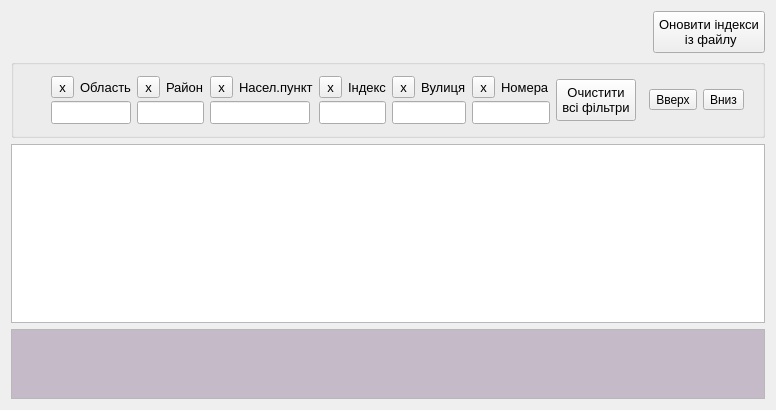
<?xml version="1.0" encoding="UTF-8"?>
<ui version="4.0">
 <class>MainWindow</class>
 <widget class="QMainWindow" name="MainWindow">
  <property name="geometry">
   <rect>
    <x>0</x>
    <y>0</y>
    <width>776</width>
    <height>410</height>
   </rect>
  </property>
  <property name="windowTitle">
   <string>Поштові індекси</string>
  </property>
  <widget class="QWidget" name="centralWidget">
   <layout class="QGridLayout" name="gridLayout">
    <item row="0" column="0">
     <layout class="QHBoxLayout" name="horizontalLayout_2">
      <item>
       <spacer name="horizontalSpacer">
        <property name="orientation">
         <enum>Qt::Horizontal</enum>
        </property>
        <property name="sizeHint" stdset="0">
         <size>
          <width>40</width>
          <height>20</height>
         </size>
        </property>
       </spacer>
      </item>
      <item>
       <widget class="QPushButton" name="updateFromFile_PB">
        <property name="font">
         <font>
          <pointsize>10</pointsize>
         </font>
        </property>
        <property name="styleSheet">
         <string notr="true">padding: 5px;</string>
        </property>
        <property name="text">
         <string>Оновити індекси
 із файлу</string>
        </property>
        <property name="icon">
         <iconset resource="resources.qrc">
          <normaloff>:/ico/1177.ico</normaloff>:/ico/1177.ico</iconset>
        </property>
        <property name="iconSize">
         <size>
          <width>28</width>
          <height>28</height>
         </size>
        </property>
       </widget>
      </item>
     </layout>
    </item>
    <item row="1" column="0">
     <widget class="QGroupBox" name="groupBox">
      <layout class="QHBoxLayout" name="horizontalLayout_8">
       <item>
        <widget class="QLabel" name="vertical_LB">
         <property name="minimumSize">
          <size>
           <width>20</width>
           <height>0</height>
          </size>
         </property>
         <property name="maximumSize">
          <size>
           <width>20</width>
           <height>16777215</height>
          </size>
         </property>
        </widget>
       </item>
       <item>
        <layout class="QVBoxLayout" name="verticalLayout">
         <property name="spacing">
          <number>3</number>
         </property>
         <item>
          <layout class="QHBoxLayout" name="horizontalLayout">
           <item>
            <widget class="QToolButton" name="toolButton">
             <property name="font">
              <font>
               <pointsize>10</pointsize>
              </font>
             </property>
             <property name="text">
              <string>x</string>
             </property>
            </widget>
           </item>
           <item>
            <widget class="QLabel" name="label">
             <property name="font">
              <font>
               <pointsize>10</pointsize>
              </font>
             </property>
             <property name="text">
              <string>Область</string>
             </property>
            </widget>
           </item>
          </layout>
         </item>
         <item>
          <widget class="QLineEdit" name="area_LE">
           <property name="maximumSize">
            <size>
             <width>100</width>
             <height>16777215</height>
            </size>
           </property>
           <property name="font">
            <font>
             <pointsize>10</pointsize>
            </font>
           </property>
          </widget>
         </item>
        </layout>
       </item>
       <item>
        <layout class="QVBoxLayout" name="verticalLayout_2">
         <property name="spacing">
          <number>3</number>
         </property>
         <item>
          <layout class="QHBoxLayout" name="horizontalLayout_3">
           <item>
            <widget class="QToolButton" name="toolButton_2">
             <property name="font">
              <font>
               <pointsize>10</pointsize>
              </font>
             </property>
             <property name="text">
              <string>x</string>
             </property>
            </widget>
           </item>
           <item>
            <widget class="QLabel" name="label_2">
             <property name="font">
              <font>
               <pointsize>10</pointsize>
              </font>
             </property>
             <property name="text">
              <string>Район</string>
             </property>
            </widget>
           </item>
          </layout>
         </item>
         <item>
          <widget class="QLineEdit" name="region_LE">
           <property name="maximumSize">
            <size>
             <width>100</width>
             <height>16777215</height>
            </size>
           </property>
           <property name="font">
            <font>
             <pointsize>10</pointsize>
            </font>
           </property>
          </widget>
         </item>
        </layout>
       </item>
       <item>
        <layout class="QVBoxLayout" name="verticalLayout_3">
         <property name="spacing">
          <number>3</number>
         </property>
         <item>
          <layout class="QHBoxLayout" name="horizontalLayout_4">
           <item>
            <widget class="QToolButton" name="toolButton_3">
             <property name="font">
              <font>
               <pointsize>10</pointsize>
              </font>
             </property>
             <property name="text">
              <string>x</string>
             </property>
            </widget>
           </item>
           <item>
            <widget class="QLabel" name="label_3">
             <property name="font">
              <font>
               <pointsize>10</pointsize>
              </font>
             </property>
             <property name="text">
              <string>Насел.пункт</string>
             </property>
            </widget>
           </item>
          </layout>
         </item>
         <item>
          <widget class="QLineEdit" name="place_LE">
           <property name="maximumSize">
            <size>
             <width>100</width>
             <height>16777215</height>
            </size>
           </property>
           <property name="font">
            <font>
             <pointsize>10</pointsize>
            </font>
           </property>
          </widget>
         </item>
        </layout>
       </item>
       <item>
        <layout class="QVBoxLayout" name="verticalLayout_4">
         <property name="spacing">
          <number>3</number>
         </property>
         <item>
          <layout class="QHBoxLayout" name="horizontalLayout_5">
           <item>
            <widget class="QToolButton" name="toolButton_4">
             <property name="font">
              <font>
               <pointsize>10</pointsize>
              </font>
             </property>
             <property name="text">
              <string>x</string>
             </property>
            </widget>
           </item>
           <item>
            <widget class="QLabel" name="label_4">
             <property name="font">
              <font>
               <pointsize>10</pointsize>
              </font>
             </property>
             <property name="text">
              <string>Індекс</string>
             </property>
            </widget>
           </item>
          </layout>
         </item>
         <item>
          <widget class="QLineEdit" name="index_LE">
           <property name="maximumSize">
            <size>
             <width>100</width>
             <height>16777215</height>
            </size>
           </property>
           <property name="font">
            <font>
             <pointsize>10</pointsize>
            </font>
           </property>
          </widget>
         </item>
        </layout>
       </item>
       <item>
        <layout class="QVBoxLayout" name="verticalLayout_5">
         <property name="spacing">
          <number>3</number>
         </property>
         <item>
          <layout class="QHBoxLayout" name="horizontalLayout_6">
           <item>
            <widget class="QToolButton" name="toolButton_5">
             <property name="font">
              <font>
               <pointsize>10</pointsize>
              </font>
             </property>
             <property name="text">
              <string>x</string>
             </property>
            </widget>
           </item>
           <item>
            <widget class="QLabel" name="label_5">
             <property name="font">
              <font>
               <pointsize>10</pointsize>
              </font>
             </property>
             <property name="text">
              <string>Вулиця</string>
             </property>
            </widget>
           </item>
          </layout>
         </item>
         <item>
          <widget class="QLineEdit" name="street_LE">
           <property name="maximumSize">
            <size>
             <width>100</width>
             <height>16777215</height>
            </size>
           </property>
           <property name="font">
            <font>
             <pointsize>10</pointsize>
            </font>
           </property>
          </widget>
         </item>
        </layout>
       </item>
       <item>
        <layout class="QVBoxLayout" name="verticalLayout_6">
         <property name="spacing">
          <number>3</number>
         </property>
         <item>
          <layout class="QHBoxLayout" name="horizontalLayout_7">
           <item>
            <widget class="QToolButton" name="toolButton_6">
             <property name="font">
              <font>
               <pointsize>10</pointsize>
              </font>
             </property>
             <property name="text">
              <string>x</string>
             </property>
            </widget>
           </item>
           <item>
            <widget class="QLabel" name="label_6">
             <property name="font">
              <font>
               <pointsize>10</pointsize>
              </font>
             </property>
             <property name="text">
              <string>Номера</string>
             </property>
            </widget>
           </item>
          </layout>
         </item>
         <item>
          <widget class="QLineEdit" name="nomer_LE">
           <property name="maximumSize">
            <size>
             <width>100</width>
             <height>16777215</height>
            </size>
           </property>
           <property name="font">
            <font>
             <pointsize>10</pointsize>
            </font>
           </property>
          </widget>
         </item>
        </layout>
       </item>
       <item>
        <widget class="QPushButton" name="filterClear_PB">
         <property name="minimumSize">
          <size>
           <width>0</width>
           <height>40</height>
          </size>
         </property>
         <property name="font">
          <font>
           <pointsize>10</pointsize>
          </font>
         </property>
         <property name="styleSheet">
          <string notr="true">padding: 5px;</string>
         </property>
         <property name="text">
          <string>Очистити 
всі фільтри</string>
         </property>
         <property name="icon">
          <iconset resource="resources.qrc">
           <normaloff>:/ico/0642.ico</normaloff>:/ico/0642.ico</iconset>
         </property>
        </widget>
       </item>
       <item>
        <spacer name="horizontalSpacer_3">
         <property name="orientation">
          <enum>Qt::Horizontal</enum>
         </property>
         <property name="sizeHint" stdset="0">
          <size>
           <width>40</width>
           <height>20</height>
          </size>
         </property>
        </spacer>
       </item>
       <item>
        <widget class="QToolButton" name="up_TB">
         <property name="toolTip">
          <string>На початок таблиці</string>
         </property>
         <property name="text">
          <string>Вверх</string>
         </property>
         <property name="icon">
          <iconset resource="resources.qrc">
           <normaloff>:/ico/1304.ico</normaloff>:/ico/1304.ico</iconset>
         </property>
         <property name="iconSize">
          <size>
           <width>24</width>
           <height>24</height>
          </size>
         </property>
        </widget>
       </item>
       <item>
        <widget class="QToolButton" name="down_TB">
         <property name="toolTip">
          <string>У кінець таблиці</string>
         </property>
         <property name="text">
          <string>Вниз</string>
         </property>
         <property name="icon">
          <iconset resource="resources.qrc">
           <normaloff>:/ico/0591.ico</normaloff>:/ico/0591.ico</iconset>
         </property>
         <property name="iconSize">
          <size>
           <width>24</width>
           <height>24</height>
          </size>
         </property>
         <property name="shortcut">
          <string>Alt+Shift+К</string>
         </property>
        </widget>
       </item>
       <item>
        <spacer name="horizontalSpacer_2">
         <property name="orientation">
          <enum>Qt::Horizontal</enum>
         </property>
         <property name="sizeHint" stdset="0">
          <size>
           <width>40</width>
           <height>20</height>
          </size>
         </property>
        </spacer>
       </item>
      </layout>
     </widget>
    </item>
    <item row="2" column="0">
     <widget class="QTableView" name="tableView">
      <property name="selectionMode">
       <enum>QAbstractItemView::SingleSelection</enum>
      </property>
      <property name="selectionBehavior">
       <enum>QAbstractItemView::SelectRows</enum>
      </property>
     </widget>
    </item>
    <item row="3" column="0">
     <widget class="QTextEdit" name="textEdit">
      <property name="maximumSize">
       <size>
        <width>16777215</width>
        <height>70</height>
       </size>
      </property>
      <property name="palette">
       <palette>
        <active>
         <colorrole role="Base">
          <brush brushstyle="SolidPattern">
           <color alpha="255">
            <red>197</red>
            <green>187</green>
            <blue>200</blue>
           </color>
          </brush>
         </colorrole>
        </active>
        <inactive>
         <colorrole role="Base">
          <brush brushstyle="SolidPattern">
           <color alpha="255">
            <red>197</red>
            <green>187</green>
            <blue>200</blue>
           </color>
          </brush>
         </colorrole>
        </inactive>
        <disabled>
         <colorrole role="Base">
          <brush brushstyle="SolidPattern">
           <color alpha="255">
            <red>240</red>
            <green>240</green>
            <blue>240</blue>
           </color>
          </brush>
         </colorrole>
        </disabled>
       </palette>
      </property>
      <property name="font">
       <font>
        <pointsize>12</pointsize>
       </font>
      </property>
     </widget>
    </item>
   </layout>
  </widget>
 </widget>
 <layoutdefault spacing="6" margin="11"/>
 <resources>
  <include location="resources.qrc"/>
 </resources>
 <connections>
  <connection>
   <sender>toolButton</sender>
   <signal>clicked()</signal>
   <receiver>area_LE</receiver>
   <slot>clear()</slot>
   <hints>
    <hint type="sourcelabel">
     <x>52</x>
     <y>98</y>
    </hint>
    <hint type="destinationlabel">
     <x>108</x>
     <y>124</y>
    </hint>
   </hints>
  </connection>
  <connection>
   <sender>toolButton_2</sender>
   <signal>clicked()</signal>
   <receiver>region_LE</receiver>
   <slot>clear()</slot>
   <hints>
    <hint type="sourcelabel">
     <x>138</x>
     <y>98</y>
    </hint>
    <hint type="destinationlabel">
     <x>180</x>
     <y>124</y>
    </hint>
   </hints>
  </connection>
  <connection>
   <sender>toolButton_3</sender>
   <signal>clicked()</signal>
   <receiver>place_LE</receiver>
   <slot>clear()</slot>
   <hints>
    <hint type="sourcelabel">
     <x>210</x>
     <y>98</y>
    </hint>
    <hint type="destinationlabel">
     <x>288</x>
     <y>124</y>
    </hint>
   </hints>
  </connection>
  <connection>
   <sender>toolButton_4</sender>
   <signal>clicked()</signal>
   <receiver>index_LE</receiver>
   <slot>clear()</slot>
   <hints>
    <hint type="sourcelabel">
     <x>318</x>
     <y>98</y>
    </hint>
    <hint type="destinationlabel">
     <x>366</x>
     <y>124</y>
    </hint>
   </hints>
  </connection>
  <connection>
   <sender>toolButton_5</sender>
   <signal>clicked()</signal>
   <receiver>street_LE</receiver>
   <slot>clear()</slot>
   <hints>
    <hint type="sourcelabel">
     <x>396</x>
     <y>98</y>
    </hint>
    <hint type="destinationlabel">
     <x>438</x>
     <y>124</y>
    </hint>
   </hints>
  </connection>
  <connection>
   <sender>toolButton_6</sender>
   <signal>clicked()</signal>
   <receiver>nomer_LE</receiver>
   <slot>clear()</slot>
   <hints>
    <hint type="sourcelabel">
     <x>468</x>
     <y>98</y>
    </hint>
    <hint type="destinationlabel">
     <x>519</x>
     <y>124</y>
    </hint>
   </hints>
  </connection>
 </connections>
</ui>
